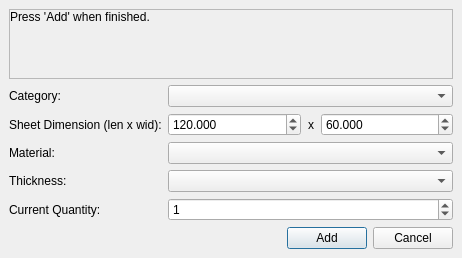
<?xml version="1.0" encoding="UTF-8"?>
<ui version="4.0">
 <class>Form</class>
 <widget class="QDialog" name="Form">
  <property name="geometry">
   <rect>
    <x>0</x>
    <y>0</y>
    <width>462</width>
    <height>247</height>
   </rect>
  </property>
  <property name="windowTitle">
   <string>Form</string>
  </property>
  <layout class="QHBoxLayout" name="horizontalLayout">
   <property name="spacing">
    <number>0</number>
   </property>
   <property name="leftMargin">
    <number>0</number>
   </property>
   <property name="topMargin">
    <number>0</number>
   </property>
   <property name="rightMargin">
    <number>0</number>
   </property>
   <property name="bottomMargin">
    <number>0</number>
   </property>
   <item>
    <widget class="QWidget" name="widget" native="true">
     <property name="contextMenuPolicy">
      <enum>Qt::ContextMenuPolicy::ActionsContextMenu</enum>
     </property>
     <property name="autoFillBackground">
      <bool>false</bool>
     </property>
     <property name="styleSheet">
      <string notr="true"/>
     </property>
     <layout class="QVBoxLayout" name="verticalLayout_3" stretch="0">
      <property name="leftMargin">
       <number>0</number>
      </property>
      <property name="topMargin">
       <number>0</number>
      </property>
      <property name="rightMargin">
       <number>0</number>
      </property>
      <property name="bottomMargin">
       <number>0</number>
      </property>
      <item>
       <layout class="QVBoxLayout" name="verticalLayout">
        <property name="leftMargin">
         <number>9</number>
        </property>
        <property name="topMargin">
         <number>9</number>
        </property>
        <property name="rightMargin">
         <number>9</number>
        </property>
        <property name="bottomMargin">
         <number>9</number>
        </property>
        <item>
         <layout class="QHBoxLayout" name="horizontalLayout_4" stretch="0">
          <item>
           <widget class="QScrollArea" name="scrollArea">
            <property name="widgetResizable">
             <bool>true</bool>
            </property>
            <widget class="QWidget" name="scrollAreaWidgetContents">
             <property name="geometry">
              <rect>
               <x>0</x>
               <y>0</y>
               <width>440</width>
               <height>54</height>
              </rect>
             </property>
             <layout class="QVBoxLayout" name="verticalLayout_4">
              <property name="spacing">
               <number>0</number>
              </property>
              <property name="leftMargin">
               <number>0</number>
              </property>
              <property name="topMargin">
               <number>0</number>
              </property>
              <property name="rightMargin">
               <number>0</number>
              </property>
              <property name="bottomMargin">
               <number>0</number>
              </property>
              <item>
               <widget class="QLabel" name="lblMessage">
                <property name="sizePolicy">
                 <sizepolicy hsizetype="Preferred" vsizetype="Minimum">
                  <horstretch>0</horstretch>
                  <verstretch>0</verstretch>
                 </sizepolicy>
                </property>
                <property name="text">
                 <string>Press 'Add' when finished.</string>
                </property>
                <property name="alignment">
                 <set>Qt::AlignmentFlag::AlignLeading|Qt::AlignmentFlag::AlignLeft|Qt::AlignmentFlag::AlignTop</set>
                </property>
                <property name="wordWrap">
                 <bool>true</bool>
                </property>
               </widget>
              </item>
             </layout>
            </widget>
           </widget>
          </item>
         </layout>
        </item>
        <item>
         <layout class="QGridLayout" name="gridLayout" columnstretch="0,1">
          <item row="3" column="0">
           <widget class="QLabel" name="label_10">
            <property name="text">
             <string>Thickness:</string>
            </property>
            <property name="buddy">
             <cstring>comboBox_thickness</cstring>
            </property>
           </widget>
          </item>
          <item row="2" column="0">
           <widget class="QLabel" name="label_6">
            <property name="text">
             <string>Material:</string>
            </property>
            <property name="buddy">
             <cstring>lineEdit_material</cstring>
            </property>
           </widget>
          </item>
          <item row="2" column="1">
           <widget class="QComboBox" name="lineEdit_material">
            <property name="editable">
             <bool>false</bool>
            </property>
           </widget>
          </item>
          <item row="1" column="0">
           <widget class="QLabel" name="label">
            <property name="text">
             <string>Sheet Dimension (len x wid):</string>
            </property>
            <property name="alignment">
             <set>Qt::AlignmentFlag::AlignLeading|Qt::AlignmentFlag::AlignLeft|Qt::AlignmentFlag::AlignVCenter</set>
            </property>
            <property name="buddy">
             <cstring>doubleSpinBox_length</cstring>
            </property>
           </widget>
          </item>
          <item row="3" column="1">
           <widget class="QComboBox" name="comboBox_thickness">
            <property name="editable">
             <bool>false</bool>
            </property>
           </widget>
          </item>
          <item row="4" column="0">
           <widget class="QLabel" name="label_7">
            <property name="text">
             <string>Current Quantity:</string>
            </property>
            <property name="buddy">
             <cstring>spinBox_current_quantity</cstring>
            </property>
           </widget>
          </item>
          <item row="1" column="1">
           <layout class="QHBoxLayout" name="horizontalLayout_2">
            <property name="spacing">
             <number>0</number>
            </property>
            <item>
             <widget class="QDoubleSpinBox" name="doubleSpinBox_length">
              <property name="decimals">
               <number>3</number>
              </property>
              <property name="maximum">
               <double>9999999.000000000000000</double>
              </property>
              <property name="value">
               <double>120.000000000000000</double>
              </property>
             </widget>
            </item>
            <item>
             <widget class="QLabel" name="label_2">
              <property name="minimumSize">
               <size>
                <width>20</width>
                <height>0</height>
               </size>
              </property>
              <property name="maximumSize">
               <size>
                <width>20</width>
                <height>16777215</height>
               </size>
              </property>
              <property name="text">
               <string>x</string>
              </property>
              <property name="alignment">
               <set>Qt::AlignmentFlag::AlignCenter</set>
              </property>
             </widget>
            </item>
            <item>
             <widget class="QDoubleSpinBox" name="doubleSpinBox_width">
              <property name="decimals">
               <number>3</number>
              </property>
              <property name="maximum">
               <double>9999999.000000000000000</double>
              </property>
              <property name="value">
               <double>60.000000000000000</double>
              </property>
             </widget>
            </item>
           </layout>
          </item>
          <item row="0" column="0">
           <widget class="QLabel" name="label_3">
            <property name="text">
             <string>Category:</string>
            </property>
            <property name="buddy">
             <cstring>comboBox_categories</cstring>
            </property>
           </widget>
          </item>
          <item row="0" column="1">
           <widget class="QComboBox" name="comboBox_categories"/>
          </item>
          <item row="4" column="1">
           <widget class="QDoubleSpinBox" name="spinBox_current_quantity">
            <property name="specialValueText">
             <string/>
            </property>
            <property name="accelerated">
             <bool>true</bool>
            </property>
            <property name="decimals">
             <number>0</number>
            </property>
            <property name="maximum">
             <double>9999999.000000000000000</double>
            </property>
            <property name="value">
             <double>1.000000000000000</double>
            </property>
           </widget>
          </item>
         </layout>
        </item>
        <item>
         <layout class="QHBoxLayout" name="buttonsLayout">
          <item>
           <spacer name="horizontalSpacer">
            <property name="orientation">
             <enum>Qt::Orientation::Horizontal</enum>
            </property>
            <property name="sizeHint" stdset="0">
             <size>
              <width>40</width>
              <height>20</height>
             </size>
            </property>
           </spacer>
          </item>
          <item>
           <widget class="QPushButton" name="pushButton_add">
            <property name="maximumSize">
             <size>
              <width>16777215</width>
              <height>16777215</height>
             </size>
            </property>
            <property name="text">
             <string>Add</string>
            </property>
           </widget>
          </item>
          <item>
           <widget class="QPushButton" name="pushButton_cancel">
            <property name="maximumSize">
             <size>
              <width>16777215</width>
              <height>16777215</height>
             </size>
            </property>
            <property name="text">
             <string>Cancel</string>
            </property>
           </widget>
          </item>
         </layout>
        </item>
       </layout>
      </item>
     </layout>
    </widget>
   </item>
  </layout>
 </widget>
 <tabstops>
  <tabstop>comboBox_categories</tabstop>
  <tabstop>doubleSpinBox_length</tabstop>
  <tabstop>doubleSpinBox_width</tabstop>
  <tabstop>lineEdit_material</tabstop>
  <tabstop>comboBox_thickness</tabstop>
  <tabstop>spinBox_current_quantity</tabstop>
  <tabstop>pushButton_add</tabstop>
  <tabstop>pushButton_cancel</tabstop>
  <tabstop>scrollArea</tabstop>
 </tabstops>
 <resources/>
 <connections/>
</ui>
